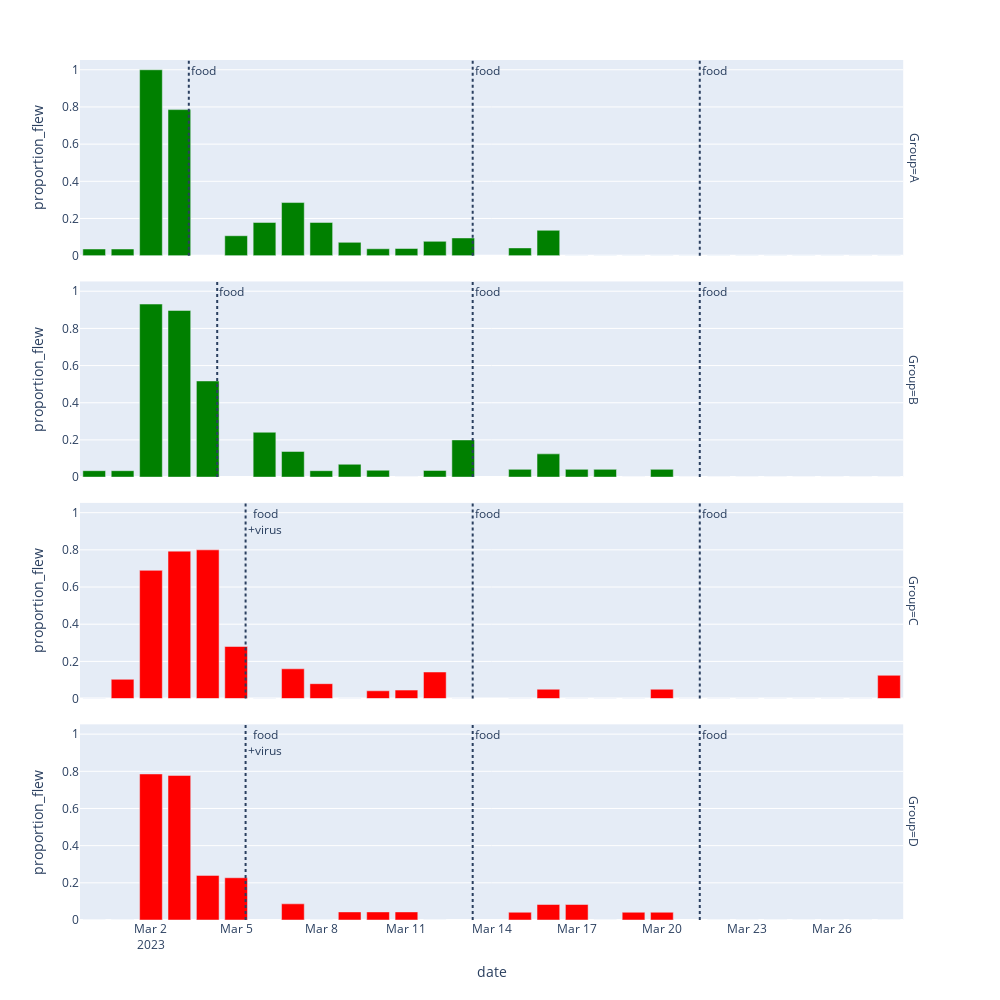

The notebook cell this image was saved under:
### Markdown cell above
# PLOT

### Code cell
df = gb.reset_index().rename(columns={0:'proportion_flew'})
fig = px.bar(df, x='date', y='proportion_flew', facet_row='Group', color='Group', color_discrete_sequence=['green','green','red','red'])

fig.update_layout(showlegend=False, width=1000, height=1000)

fig.add_vline(x=pd.to_datetime('2023-03-05 08').timestamp()*1000, line_dash="dot", row=1, col=1, annotation_text="food<br>+virus", annotation_position="top right")
fig.add_vline(x=pd.to_datetime('2023-03-05 08').timestamp()*1000, line_dash="dot", row=2, col=1, annotation_text="food<br>+virus", annotation_position="top right")
fig.add_vline(x=pd.to_datetime('2023-03-04 08').timestamp()*1000, line_dash="dot", row=3, col=1, annotation_text="food", annotation_position="top right")
fig.add_vline(x=pd.to_datetime('2023-03-03 08').timestamp()*1000, line_dash="dot", row=4, col=1, annotation_text="food", annotation_position="top right")

fig.add_vline(x=pd.to_datetime('2023-03-13 08').timestamp()*1000, line_dash="dot", row="all", col=1, annotation_text="food", annotation_position="top right")
fig.add_vline(x=pd.to_datetime('2023-03-21 08').timestamp()*1000, line_dash="dot", row="all", col=1, annotation_text="food", annotation_position="top right")
   
fig.write_html("results-plot.html")
fig.write_image("results-plot.png")

fig.show()

### Figure 1 — Plotly figure (JSON) as saved in the notebook; plotly's stock layout.template omitted (floating-point values rounded to 4 significant figures)
{"data": [{"alignmentgroup": "True", "hovertemplate": "Group=A<br>date=%{x}<br>proportion_flew=%{y}<extra></extra>", "legendgroup": "A", "marker": {"color": "green", "pattern": {"shape": ""}}, "name": "A", "offsetgroup": "A", "orientation": "v", "showlegend": true, "textposition": "auto", "type": "bar", "x": ["2023-02-28T00:00:00", "2023-03-01T00:00:00", "2023-03-02T00:00:00", "2023-03-03T00:00:00", "2023-03-05T00:00:00", "2023-03-06T00:00:00", "2023-03-07T00:00:00", "2023-03-08T00:00:00", "2023-03-09T00:00:00", "2023-03-10T00:00:00", "2023-03-11T00:00:00", "2023-03-12T00:00:00", "2023-03-13T00:00:00", "2023-03-15T00:00:00", "2023-03-16T00:00:00", "2023-03-17T00:00:00", "2023-03-18T00:00:00", "2023-03-19T00:00:00", "2023-03-20T00:00:00", "2023-03-21T00:00:00", "2023-03-22T00:00:00", "2023-03-23T00:00:00", "2023-03-24T00:00:00", "2023-03-25T00:00:00", "2023-03-26T00:00:00", "2023-03-27T00:00:00", "2023-03-28T00:00:00"], "xaxis": "x4", "y": [0.03571, 0.03571, 1, 0.7857, 0.1071, 0.1786, 0.2857, 0.1786, 0.07143, 0.03704, 0.03846, 0.07692, 0.09524, 0.04167, 0.1364, 0, 0, 0, 0, 0, 0, 0, 0, 0, 0, 0, 0], "yaxis": "y4"}, {"alignmentgroup": "True", "hovertemplate": "Group=B<br>date=%{x}<br>proportion_flew=%{y}<extra></extra>", "legendgroup": "B", "marker": {"color": "green", "pattern": {"shape": ""}}, "name": "B", "offsetgroup": "B", "orientation": "v", "showlegend": true, "textposition": "auto", "type": "bar", "x": ["2023-02-28T00:00:00", "2023-03-01T00:00:00", "2023-03-02T00:00:00", "2023-03-03T00:00:00", "2023-03-04T00:00:00", "2023-03-06T00:00:00", "2023-03-07T00:00:00", "2023-03-08T00:00:00", "2023-03-09T00:00:00", "2023-03-10T00:00:00", "2023-03-11T00:00:00", "2023-03-12T00:00:00", "2023-03-13T00:00:00", "2023-03-15T00:00:00", "2023-03-16T00:00:00", "2023-03-17T00:00:00", "2023-03-18T00:00:00", "2023-03-19T00:00:00", "2023-03-20T00:00:00", "2023-03-21T00:00:00", "2023-03-22T00:00:00", "2023-03-23T00:00:00", "2023-03-24T00:00:00", "2023-03-25T00:00:00", "2023-03-26T00:00:00", "2023-03-27T00:00:00", "2023-03-28T00:00:00"], "xaxis": "x3", "y": [0.03448, 0.03448, 0.931, 0.8966, 0.5172, 0.2414, 0.1379, 0.03448, 0.06897, 0.03704, 0, 0.03571, 0.2, 0.04167, 0.125, 0.04167, 0.04167, 0, 0.04167, 0, 0, 0, 0, 0, 0, 0, 0], "yaxis": "y3"}, {"alignmentgroup": "True", "hovertemplate": "Group=C<br>date=%{x}<br>proportion_flew=%{y}<extra></extra>", "legendgroup": "C", "marker": {"color": "red", "pattern": {"shape": ""}}, "name": "C", "offsetgroup": "C", "orientation": "v", "showlegend": true, "textposition": "auto", "type": "bar", "x": ["2023-02-28T00:00:00", "2023-03-01T00:00:00", "2023-03-02T00:00:00", "2023-03-03T00:00:00", "2023-03-04T00:00:00", "2023-03-05T00:00:00", "2023-03-06T00:00:00", "2023-03-07T00:00:00", "2023-03-08T00:00:00", "2023-03-09T00:00:00", "2023-03-10T00:00:00", "2023-03-11T00:00:00", "2023-03-12T00:00:00", "2023-03-13T00:00:00", "2023-03-15T00:00:00", "2023-03-16T00:00:00", "2023-03-17T00:00:00", "2023-03-18T00:00:00", "2023-03-19T00:00:00", "2023-03-20T00:00:00", "2023-03-21T00:00:00", "2023-03-22T00:00:00", "2023-03-23T00:00:00", "2023-03-24T00:00:00", "2023-03-25T00:00:00", "2023-03-26T00:00:00", "2023-03-27T00:00:00", "2023-03-28T00:00:00"], "xaxis": "x2", "y": [0, 0.1034, 0.6897, 0.7931, 0.8, 0.28, 0, 0.16, 0.08, 0, 0.04167, 0.04545, 0.1429, 0, 0, 0.05, 0, 0, 0, 0.05, 0, 0, 0, 0, 0, 0, 0, 0.125], "yaxis": "y2"}, {"alignmentgroup": "True", "hovertemplate": "Group=D<br>date=%{x}<br>proportion_flew=%{y}<extra></extra>", "legendgroup": "D", "marker": {"color": "red", "pattern": {"shape": ""}}, "name": "D", "offsetgroup": "D", "orientation": "v", "showlegend": true, "textposition": "auto", "type": "bar", "x": ["2023-02-28T00:00:00", "2023-03-01T00:00:00", "2023-03-02T00:00:00", "2023-03-03T00:00:00", "2023-03-04T00:00:00", "2023-03-05T00:00:00", "2023-03-07T00:00:00", "2023-03-08T00:00:00", "2023-03-09T00:00:00", "2023-03-10T00:00:00", "2023-03-11T00:00:00", "2023-03-12T00:00:00", "2023-03-15T00:00:00", "2023-03-16T00:00:00", "2023-03-17T00:00:00", "2023-03-18T00:00:00", "2023-03-19T00:00:00", "2023-03-20T00:00:00", "2023-03-22T00:00:00", "2023-03-23T00:00:00", "2023-03-24T00:00:00", "2023-03-25T00:00:00", "2023-03-26T00:00:00", "2023-03-27T00:00:00", "2023-03-28T00:00:00"], "xaxis": "x", "y": [0, 0, 0.7857, 0.7778, 0.24, 0.2273, 0.08696, 0, 0.04348, 0.04348, 0.04348, 0, 0.04167, 0.08333, 0.08333, 0, 0.04167, 0.04167, 0, 0, 0, 0, 0, 0, 0], "yaxis": "y"}], "layout": {"annotations": [{"showarrow": false, "text": "Group=D", "textangle": 90, "x": 0.98, "xanchor": "left", "xref": "paper", "y": 0.1138, "yanchor": "middle", "yref": "paper"}, {"showarrow": false, "text": "Group=C", "textangle": 90, "x": 0.98, "xanchor": "left", "xref": "paper", "y": 0.3712, "yanchor": "middle", "yref": "paper"}, {"showarrow": false, "text": "Group=B", "textangle": 90, "x": 0.98, "xanchor": "left", "xref": "paper", "y": 0.6288, "yanchor": "middle", "yref": "paper"}, {"showarrow": false, "text": "Group=A", "textangle": 90, "x": 0.98, "xanchor": "left", "xref": "paper", "y": 0.8862, "yanchor": "middle", "yref": "paper"}, {"showarrow": false, "text": "food<br>+virus", "x": 1678003200000, "xanchor": "left", "xref": "x", "y": 1, "yanchor": "top", "yref": "y domain"}, {"showarrow": false, "text": "food<br>+virus", "x": 1678003200000, "xanchor": "left", "xref": "x2", "y": 1, "yanchor": "top", "yref": "y2 domain"}, {"showarrow": false, "text": "food", "x": 1677916800000, "xanchor": "left", "xref": "x3", "y": 1, "yanchor": "top", "yref": "y3 domain"}, {"showarrow": false, "text": "food", "x": 1677830400000, "xanchor": "left", "xref": "x4", "y": 1, "yanchor": "top", "yref": "y4 domain"}, {"showarrow": false, "text": "food", "x": 1678694400000, "xanchor": "left", "xref": "x", "y": 1, "yanchor": "top", "yref": "y domain"}, {"showarrow": false, "text": "food", "x": 1678694400000, "xanchor": "left", "xref": "x2", "y": 1, "yanchor": "top", "yref": "y2 domain"}, {"showarrow": false, "text": "food", "x": 1678694400000, "xanchor": "left", "xref": "x3", "y": 1, "yanchor": "top", "yref": "y3 domain"}, {"showarrow": false, "text": "food", "x": 1678694400000, "xanchor": "left", "xref": "x4", "y": 1, "yanchor": "top", "yref": "y4 domain"}, {"showarrow": false, "text": "food", "x": 1679385600000, "xanchor": "left", "xref": "x", "y": 1, "yanchor": "top", "yref": "y domain"}, {"showarrow": false, "text": "food", "x": 1679385600000, "xanchor": "left", "xref": "x2", "y": 1, "yanchor": "top", "yref": "y2 domain"}, {"showarrow": false, "text": "food", "x": 1679385600000, "xanchor": "left", "xref": "x3", "y": 1, "yanchor": "top", "yref": "y3 domain"}, {"showarrow": false, "text": "food", "x": 1679385600000, "xanchor": "left", "xref": "x4", "y": 1, "yanchor": "top", "yref": "y4 domain"}], "barmode": "relative", "height": 1000, "legend": {"title": {"text": "Group"}, "tracegroupgap": 0}, "margin": {"t": 60}, "shapes": [{"line": {"dash": "dot"}, "type": "line", "x0": 1678003200000, "x1": 1678003200000, "xref": "x", "y0": 0, "y1": 1, "yref": "y domain"}, {"line": {"dash": "dot"}, "type": "line", "x0": 1678003200000, "x1": 1678003200000, "xref": "x2", "y0": 0, "y1": 1, "yref": "y2 domain"}, {"line": {"dash": "dot"}, "type": "line", "x0": 1677916800000, "x1": 1677916800000, "xref": "x3", "y0": 0, "y1": 1, "yref": "y3 domain"}, {"line": {"dash": "dot"}, "type": "line", "x0": 1677830400000, "x1": 1677830400000, "xref": "x4", "y0": 0, "y1": 1, "yref": "y4 domain"}, {"line": {"dash": "dot"}, "type": "line", "x0": 1678694400000, "x1": 1678694400000, "xref": "x", "y0": 0, "y1": 1, "yref": "y domain"}, {"line": {"dash": "dot"}, "type": "line", "x0": 1678694400000, "x1": 1678694400000, "xref": "x2", "y0": 0, "y1": 1, "yref": "y2 domain"}, {"line": {"dash": "dot"}, "type": "line", "x0": 1678694400000, "x1": 1678694400000, "xref": "x3", "y0": 0, "y1": 1, "yref": "y3 domain"}, {"line": {"dash": "dot"}, "type": "line", "x0": 1678694400000, "x1": 1678694400000, "xref": "x4", "y0": 0, "y1": 1, "yref": "y4 domain"}, {"line": {"dash": "dot"}, "type": "line", "x0": 1679385600000, "x1": 1679385600000, "xref": "x", "y0": 0, "y1": 1, "yref": "y domain"}, {"line": {"dash": "dot"}, "type": "line", "x0": 1679385600000, "x1": 1679385600000, "xref": "x2", "y0": 0, "y1": 1, "yref": "y2 domain"}, {"line": {"dash": "dot"}, "type": "line", "x0": 1679385600000, "x1": 1679385600000, "xref": "x3", "y0": 0, "y1": 1, "yref": "y3 domain"}, {"line": {"dash": "dot"}, "type": "line", "x0": 1679385600000, "x1": 1679385600000, "xref": "x4", "y0": 0, "y1": 1, "yref": "y4 domain"}], "showlegend": false, "width": 1000, "xaxis": {"anchor": "y", "autorange": true, "domain": [0, 0.98], "range": ["2023-02-27 12:00", "2023-03-28 12:00"], "title": {"text": "date"}, "type": "date"}, "xaxis2": {"anchor": "y2", "autorange": true, "domain": [0, 0.98], "matches": "x", "range": ["2023-02-27 12:00", "2023-03-28 12:00"], "showticklabels": false, "type": "date"}, "xaxis3": {"anchor": "y3", "autorange": true, "domain": [0, 0.98], "matches": "x", "range": ["2023-02-27 12:00", "2023-03-28 12:00"], "showticklabels": false, "type": "date"}, "xaxis4": {"anchor": "y4", "autorange": true, "domain": [0, 0.98], "matches": "x", "range": ["2023-02-27 12:00", "2023-03-28 12:00"], "showticklabels": false, "type": "date"}, "yaxis": {"anchor": "x", "autorange": true, "domain": [0, 0.2275], "range": [0, 1.053], "title": {"text": "proportion_flew"}, "type": "linear"}, "yaxis2": {"anchor": "x2", "autorange": true, "domain": [0.2575, 0.485], "matches": "y", "range": [0, 1.053], "title": {"text": "proportion_flew"}, "type": "linear"}, "yaxis3": {"anchor": "x3", "autorange": true, "domain": [0.515, 0.7425], "matches": "y", "range": [0, 1.053], "title": {"text": "proportion_flew"}, "type": "linear"}, "yaxis4": {"anchor": "x4", "autorange": true, "domain": [0.7725, 1], "matches": "y", "range": [0, 1.053], "title": {"text": "proportion_flew"}, "type": "linear"}}}
